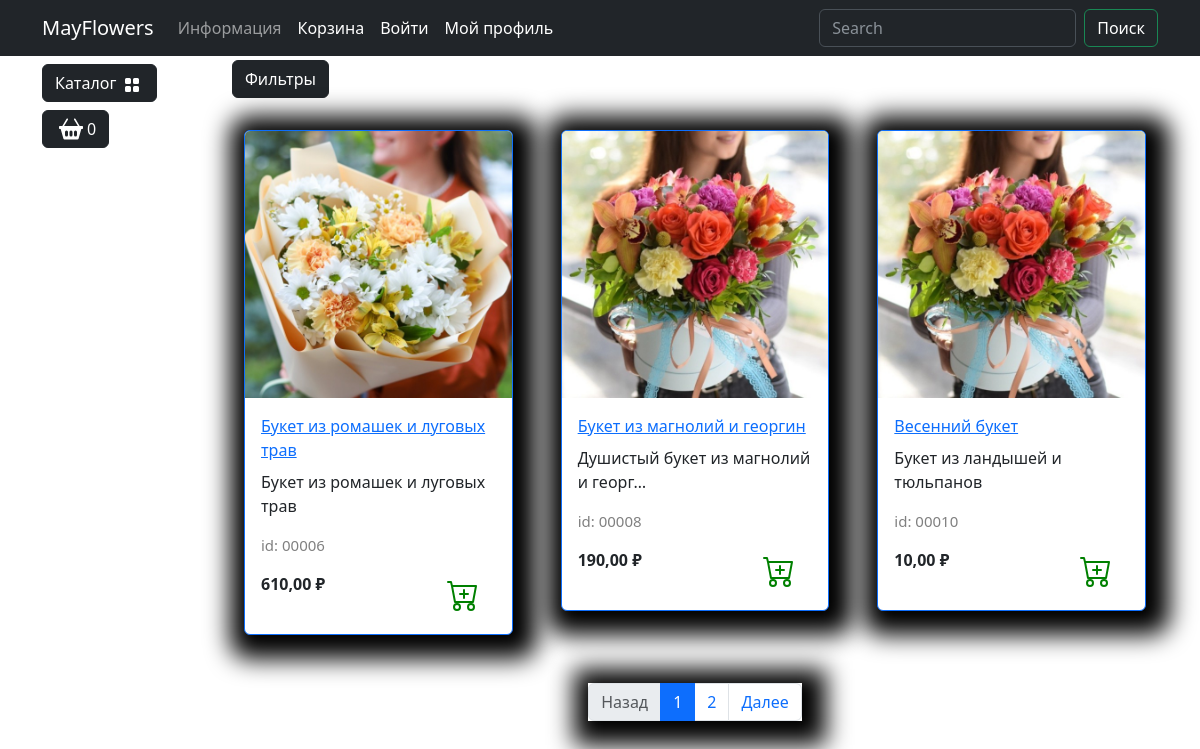
Screenshot of /catalog/gotovye-bukety/ with the database file from the repository.
### goods/models.py (models this page shows, shortened)
class Products(models.Model):# Создаём модель Products для базы данных
    name = models.CharField(max_length=150, unique=True, verbose_name='Название')
    slug = models.SlugField(max_length=200, unique=True, blank=True, null=True, verbose_name='URL')
    description = models.TextField(blank=True, null=True, verbose_name='Описание')
    image = models.ImageField(upload_to='good_images', blank=True, null=True, verbose_name='Изображение')
    price = models.DecimalField(default=0.00, max_digits=7, decimal_places=2, verbose_name='Цена')
    discount = models.DecimalField(default=0.00, max_digits=7, decimal_places=2, verbose_name='Скидка в процентах')
    quantity = models.PositiveIntegerField(default=0, verbose_name='Количество')  # Исправлено "Колчество" на "Количество"
    category = models.ForeignKey(to=Categories, on_delete=models.CASCADE, verbose_name='Категория')
    class Meta:
        db_table = 'product'  # Убрано двоеточие
        verbose_name = 'Продукт'
        verbose_name_plural = 'Продукты'
        ordering = ("id",)
    def display_id(self) -> str:
        return f"{self.id:05}"

### goods/views.py (the view)
# urls.py: path('catalog/', include('goods.urls', namespace='catalog')) #Путь /catalog/ который включает маршруты из файла urls.py в приложении goods с пространством имен 'catalog'.
def catalog(request, category_slug=None): # Определяеn представление view для маршрута, который отображает каталог товаров
    page = request.GET.get('page', 1)
    on_sale = request.GET.get('on_sale', None)
    order_by = request.GET.get('order_by', None)
    query = request.GET.get('q', None)
    if category_slug == 'all':
        goods = Products.objects.all() # Извлекаем все товары (объекты модели Products) из базы данных
    elif query:
        goods = q_search(query)
    else:
        goods = Products.objects.filter(category__slug=category_slug) # Извлекаем все товары (объекты модели Products) из базы данных
    if on_sale:
        goods = goods.filter(discount__gt=0)
    if order_by and order_by != "default":
        goods = goods.order_by(order_by)
    paginator = Paginator(goods, 3)
    current_page = paginator.page(int(page))
    context: dict[str, str] = {# Создаём контекст (словарь), который будет передан в шаблон
        "title": "MayFlowers - Каталог",
        "goods": current_page,# Добавляем ключ, который содержит список всех товаров, полученных из базы данных
        "slug_url": category_slug,
    }
    return render(request, "goods/catalog.html", context)

### goods/templatetags/goods_tags.py (called while the page is built)
@register.simple_tag()
def tag_categories():
    return Categories.objects.all()

@register.simple_tag(takes_context=True)
def change_params(context, **kwargs):
    query = context['request'].GET.dict()
    query.update(kwargs)
    return urlencode(query)

### goods/templates/goods/catalog.html (shortened to what this page needs)
{% extends "main/base.html" %}
{% load static %}
{% load goods_tags %}
{% block content %}
<div class="row">
    <div class="dropdown mb-2">
        <button class="btn btn-secondary dropdown-toggle btn-dark" type="button" data-bs-toggle="dropdown"
            aria-expanded="false">
            Фильтры
        </button>
    </div>
    {% for product in goods %}
    <div class="col-lg-4 col-md-6 p-4">
        <div class="card border-primary rounded custom-shadow">
            {% if product.image %}
                <img src="{{ product.image.url }}" class="card-img-top" alt="product.name">
            {% else %}
                <img src="{% static 'deps/images/Not found image.png' %}" class="card-img-top" alt="...">
            {% endif %}
            <div class="card-body">
                <a href="{% url "catalog:product" product.slug %}">
                    <p class="card-title">{{ product.name }}</p>
                </a>
                <p class="card-text">{{ product.description|truncatechars:35 }}</p>
                <p class="product_id">id: {{ product.display_id }} </p>
                <div class="d-flex justify-content-between">
                    {% if product.discount %}
                        <p><s>{{ product.price }}</s> ₽</p>
                        <p><strong> {{ product.sell_price }} ₽ </strong></p>
                        <span class="badge bg-warning text-dark"> Скидка {{ product.discount }} %</span>
                    {% else %}
                        <p><strong>{{ product.price }} ₽</strong></p>
                    {% endif %}
                    <a href="#" class="btn add-to-cart">
                        <img class="mx-1" src="{% static 'deps/icons/cart-plus.svg' %}" alt="Catalog Icon"
                            width="32" height="32">
                    </a>
                </div>
            </div>
        </div>
    </div>
    {% endfor %}
</div>
<nav aria-label="Page navigation example">
    <ul class="pagination justify-content-center my-4">
        <div class="custom-shadow d-flex">
            <li class="page-item {% if not goods.has_previous %}disabled{% endif %}">
              <a class="page-link" href=" {% if goods.has_previous %} ? {% change_params page=goods.previous_page_number  %} {% else %}#{% endif %}">Назад</a>
            </li>
            {% for page in goods.paginator.page_range %}
            {% if page >= goods.number|add:-2 and page <= goods.number|add:2 %}
                <li class="page-item {% if goods.number == page %} active {% endif %}">
                    <a class="page-link" href="?{% change_params page=page  %}">{{ page }}</a>
                </li>
            {% endif %}
            {% endfor %}
            <li class="page-item {% if not goods.has_next %}disabled{% endif %}">
                <a class="page-link" href=" {% if goods.has_next %} ? {% change_params page=goods.next_page_number  %} {% else %}#{% endif %}">Далее</a>
              </li>
        </div>
    </ul>
</nav>
{% endblock %}

### static/deps/css/my_css.css (style rules this page uses)
body { background-image: url("../images/bg-image.jpg"); background-repeat: no-repeat; background-attachment: fixed; background-position: center center; background-size: cover; height: 100%; }
.dropdown-toggle::after { content: none; }
.custom-shadow { box-shadow: 5px 5px 25px 19px #000000; }
.product_id { color: grey; font-size: 15px; }

### rows the page displays
Products: image (picture), name "Букет из ромашек и луговых трав", description "Букет из ромашек и луговых трав", display_id "00006", price "610,00"
Products: image (picture), name "Букет из магнолий и георгин", description "Душистый букет из магнолий и георг…", display_id "00008", price "190,00"
Products: image (picture), name "Весенний букет", description "Букет из ландышей и тюльпанов", display_id "00010", price "10,00"

### other values shown
{{ page }} "1" "2"
